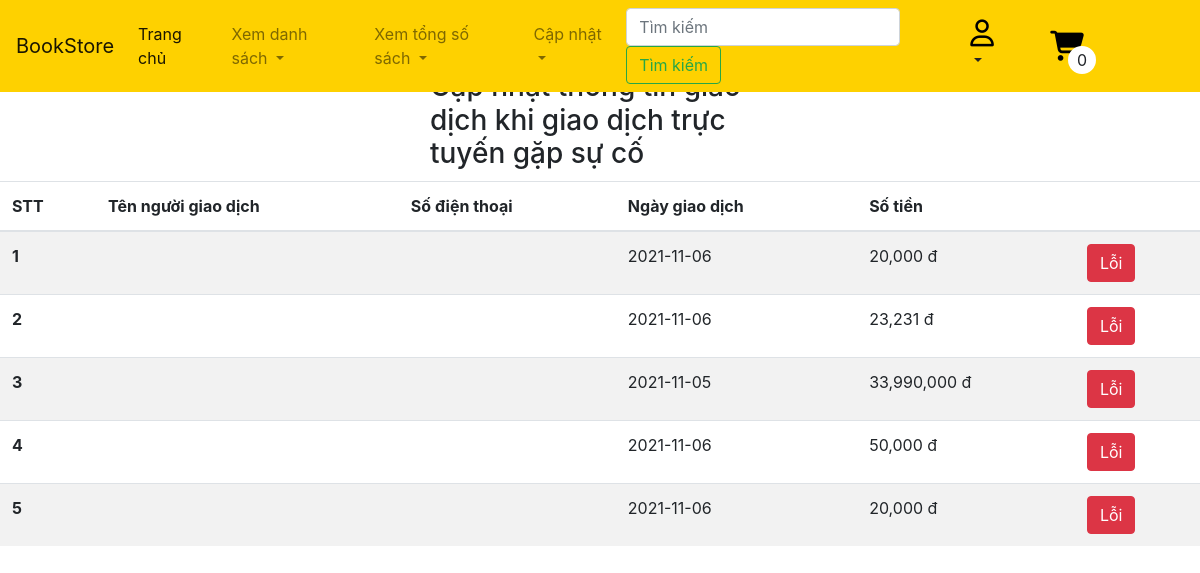
The page /staff/updateErrorBook.php on the database as committed earlier.
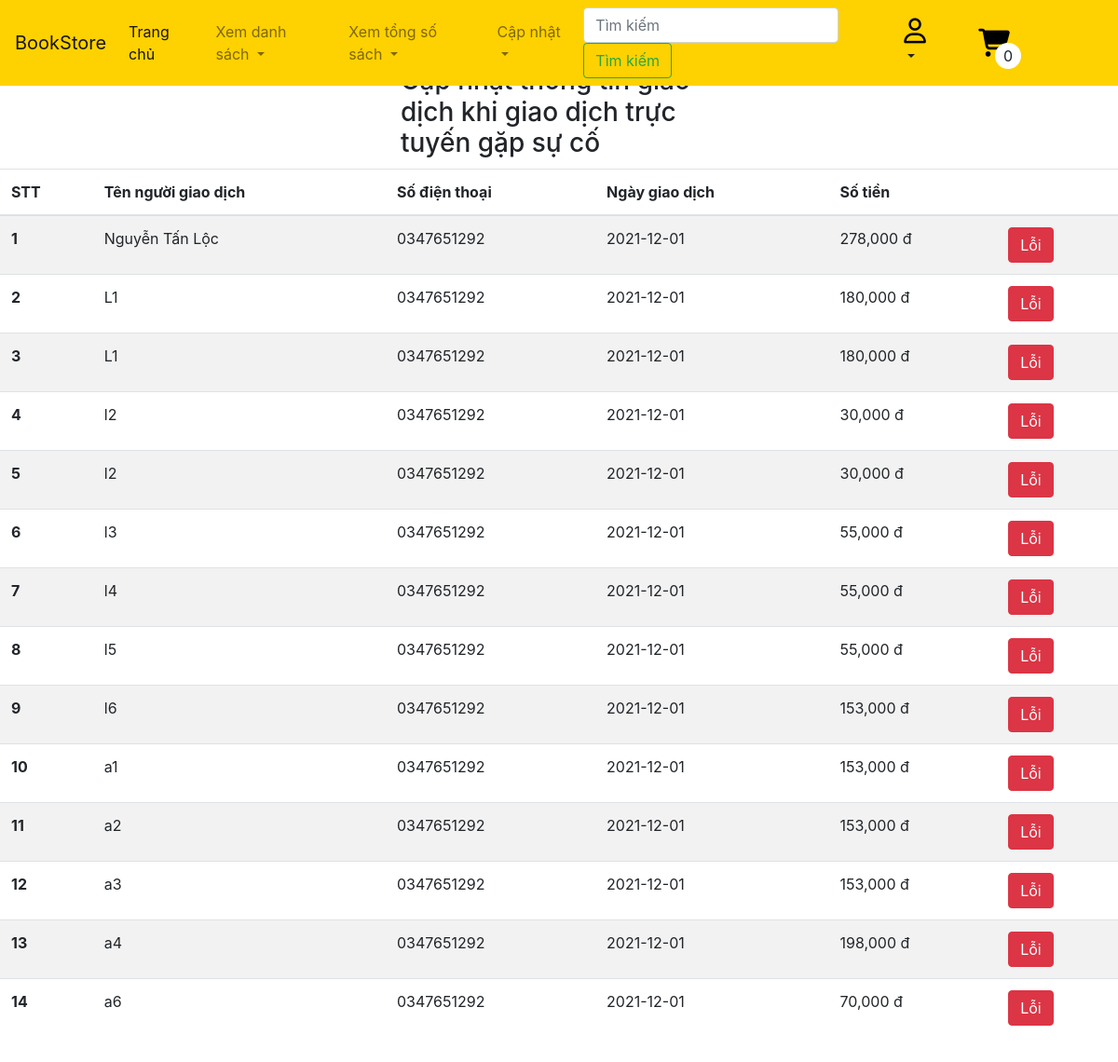
The same page on the database as committed later.
### tables this page shows
CREATE TABLE `invoice` (
  `id` int(11) NOT NULL,
  `customer_id` int(11) NOT NULL,
  `total_money` int(11) DEFAULT NULL,
  `state` int(11) DEFAULT NULL,
  `method_pay` int(11) DEFAULT NULL,
  `date_pay` date DEFAULT NULL,
  `fullname` varchar(50) NOT NULL,
  `phone` varchar(20) NOT NULL,
  `address` varchar(50) NOT NULL
);

### DB.php (called while the page is built, shortened)
<?php
function executeResult($sql, $isSingle = false) {
    $data = null;
    $conn = mysqli_connect(HOST, USERNAME, PASSWORD, DATABASE);
    mysqli_set_charset($conn, 'utf8');
    $resultset = mysqli_query($conn, $sql);
    if($resultset){
        if($isSingle) {
            $data = mysqli_fetch_array($resultset, 1);
        } else {
            $data = [];
            while(($row = mysqli_fetch_array($resultset, 1)) != null) {
                $data[] = $row;
            }
        }
    }
    return $data;
}

### staff/updateErrorBook.php (the view, shortened to what this page needs)
<?php
    require_once "../headerStaff.php";
    $sql = "SELECT *
            FROM `invoice`
            WHERE state IN (0,1,4)";
    $lends = executeResult($sql);
?>
<h3 style="margin:70px 430px 0">Cập nhật thông tin giao dịch khi giao dịch trực tuyến gặp sự cố</h3>
<table style="margin-top:10px" class="table table-striped">
    <thead>
        <tr>
            <th scope="col">STT</th>
            <th scope="col">Tên người giao dịch</th>
            <th scope="col">Số điện thoại</th>
            <th scope="col">Ngày giao dịch</th>
            <th scope="col">Số tiền</th>
            <th scope="col"></th>
        </tr>
    </thead>
    <tbody>
<?php
    $countLends = count($lends);
    for($i=0;$i<$countLends;$i++){
        echo '<tr>
                <th scope="row">'.($i+1).'</th>
                <td>'.$lends[$i]["fullname"].'</td>
                <td>'.$lends[$i]["phone"].'</td>
                <td>'.$lends[$i]["date_pay"].'</td>
                <td>'.number_format($lends[$i]["total_money"]).' đ</td>
                <td><a href="staff/updateErrorBook.php?id='.$lends[$i]["id"].'"><button type="button" class="btn btn-danger">Lỗi</button></a></td>
            </tr>';
    }
?>
    </tbody>
</table>
<?php
  require_once "../footer.php";
?>

Rows that differ between the two databases and show on the page:
removed invoice: date_pay "2021-11-06", total_money "20,000"
removed invoice: date_pay "2021-11-06", total_money "23,231"
removed invoice: date_pay "2021-11-05", total_money "33,990,000"
removed invoice: date_pay "2021-11-06", total_money "50,000"
removed invoice: date_pay "2021-11-06", total_money "20,000"
added invoice: fullname "Nguyễn Tấn Lộc", phone "0347651292", date_pay "2021-12-01", total_money "278,000"
added invoice: fullname "L1", phone "0347651292", date_pay "2021-12-01", total_money "180,000"
added invoice: fullname "L1", phone "0347651292", date_pay "2021-12-01", total_money "180,000"
added invoice: fullname "l2", phone "0347651292", date_pay "2021-12-01", total_money "30,000"
added invoice: fullname "l2", phone "0347651292", date_pay "2021-12-01", total_money "30,000"
added invoice: fullname "l3", phone "0347651292", date_pay "2021-12-01", total_money "55,000"
added invoice: fullname "l4", phone "0347651292", date_pay "2021-12-01", total_money "55,000"
added invoice: fullname "l5", phone "0347651292", date_pay "2021-12-01", total_money "55,000"
added invoice: fullname "l6", phone "0347651292", date_pay "2021-12-01", total_money "153,000"
added invoice: fullname "a1", phone "0347651292", date_pay "2021-12-01", total_money "153,000"
added invoice: fullname "a2", phone "0347651292", date_pay "2021-12-01", total_money "153,000"
added invoice: fullname "a3", phone "0347651292", date_pay "2021-12-01", total_money "153,000"
added invoice: fullname "a4", phone "0347651292", date_pay "2021-12-01", total_money "198,000"
added invoice: fullname "a6", phone "0347651292", date_pay "2021-12-01", total_money "70,000"
